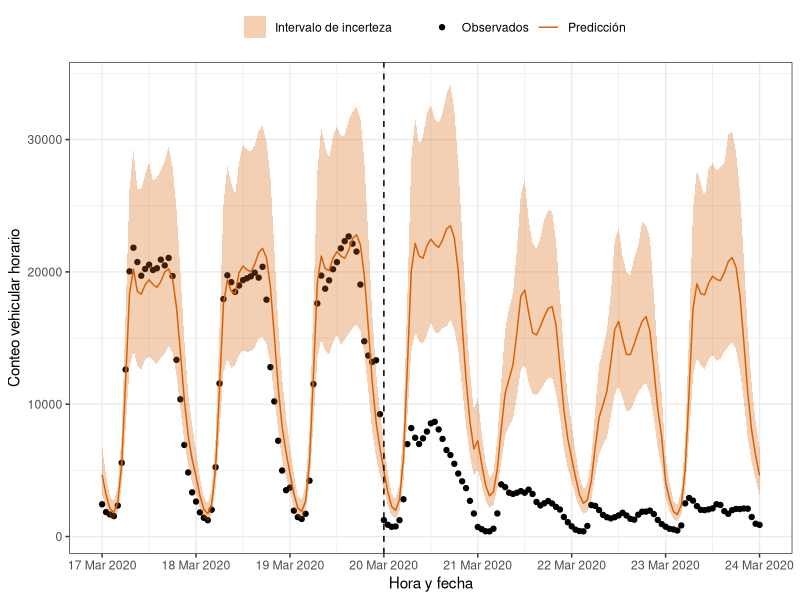

Here is the R script that generated this plot:
#### Resultados modelo 1:

library(tidyverse)
library(data.table)


datos <- fread("Datos/df_prophet_prediccion.csv")

#datos[, ds := as_datetime(ds)]

plot.prediccion.vehiculos <- datos[between(ds, as.Date("2020-03-17"), as.Date("2020-03-24"))] %>%
  ggplot(aes(x = ds)) +
  geom_point(aes(y = y, col = "Observados")) +
  geom_ribbon(aes(ymin = yhat_lower, ymax = yhat_upper, fill = "Intervalo de incerteza"), alpha = 0.3) +
  geom_line(aes(y = yhat, col = "Predicción")) +
  theme_bw() +
  scale_fill_manual(name = "", values = c("Intervalo de incerteza" = "#D95F02")) +
  scale_color_manual(name = "", values = c("Predicción" = "#D95F02", "Observados" = "black")) +
  geom_vline(xintercept = as_datetime("2020-03-20"), linetype = "dashed") +
  labs(x = "Hora y fecha", y = "Conteo vehicular horario") +
  theme(legend.position = "top") +
  scale_x_datetime(date_breaks = "1 day", labels = function(x) format(x, "%d %b %Y"))

ggsave("Figuras/Modelo_1/Prediccion.png", plot.prediccion.vehiculos, width = 10, height = 6)  
